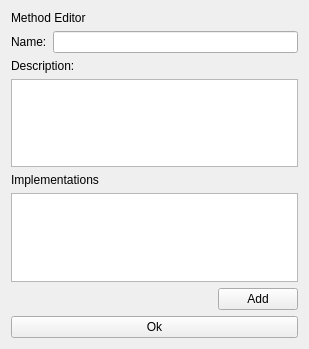
<?xml version="1.0" encoding="UTF-8"?>
<ui version="4.0">
 <class>dbse::SchemaMethodEditor</class>
 <widget class="QWidget" name="dbse::SchemaMethodEditor">
  <property name="geometry">
   <rect>
    <x>0</x>
    <y>0</y>
    <width>309</width>
    <height>349</height>
   </rect>
  </property>
  <property name="windowTitle">
   <string>Form</string>
  </property>
  <layout class="QVBoxLayout" name="verticalLayout_2">
   <item>
    <widget class="QLabel" name="label_9">
     <property name="palette">
      <palette>
       <active>
        <colorrole role="WindowText">
         <brush brushstyle="SolidPattern">
          <color alpha="255">
           <red>0</red>
           <green>0</green>
           <blue>0</blue>
          </color>
         </brush>
        </colorrole>
        <colorrole role="Button">
         <brush brushstyle="SolidPattern">
          <color alpha="255">
           <red>255</red>
           <green>0</green>
           <blue>0</blue>
          </color>
         </brush>
        </colorrole>
        <colorrole role="Light">
         <brush brushstyle="SolidPattern">
          <color alpha="255">
           <red>255</red>
           <green>127</green>
           <blue>127</blue>
          </color>
         </brush>
        </colorrole>
        <colorrole role="Midlight">
         <brush brushstyle="SolidPattern">
          <color alpha="255">
           <red>255</red>
           <green>63</green>
           <blue>63</blue>
          </color>
         </brush>
        </colorrole>
        <colorrole role="Dark">
         <brush brushstyle="SolidPattern">
          <color alpha="255">
           <red>127</red>
           <green>0</green>
           <blue>0</blue>
          </color>
         </brush>
        </colorrole>
        <colorrole role="Mid">
         <brush brushstyle="SolidPattern">
          <color alpha="255">
           <red>170</red>
           <green>0</green>
           <blue>0</blue>
          </color>
         </brush>
        </colorrole>
        <colorrole role="Text">
         <brush brushstyle="SolidPattern">
          <color alpha="255">
           <red>0</red>
           <green>0</green>
           <blue>0</blue>
          </color>
         </brush>
        </colorrole>
        <colorrole role="BrightText">
         <brush brushstyle="SolidPattern">
          <color alpha="255">
           <red>255</red>
           <green>255</green>
           <blue>255</blue>
          </color>
         </brush>
        </colorrole>
        <colorrole role="ButtonText">
         <brush brushstyle="SolidPattern">
          <color alpha="255">
           <red>0</red>
           <green>0</green>
           <blue>0</blue>
          </color>
         </brush>
        </colorrole>
        <colorrole role="Base">
         <brush brushstyle="SolidPattern">
          <color alpha="255">
           <red>255</red>
           <green>255</green>
           <blue>255</blue>
          </color>
         </brush>
        </colorrole>
        <colorrole role="Window">
         <brush brushstyle="SolidPattern">
          <color alpha="255">
           <red>255</red>
           <green>0</green>
           <blue>0</blue>
          </color>
         </brush>
        </colorrole>
        <colorrole role="Shadow">
         <brush brushstyle="SolidPattern">
          <color alpha="255">
           <red>0</red>
           <green>0</green>
           <blue>0</blue>
          </color>
         </brush>
        </colorrole>
        <colorrole role="AlternateBase">
         <brush brushstyle="SolidPattern">
          <color alpha="255">
           <red>255</red>
           <green>127</green>
           <blue>127</blue>
          </color>
         </brush>
        </colorrole>
        <colorrole role="ToolTipBase">
         <brush brushstyle="SolidPattern">
          <color alpha="255">
           <red>255</red>
           <green>255</green>
           <blue>220</blue>
          </color>
         </brush>
        </colorrole>
        <colorrole role="ToolTipText">
         <brush brushstyle="SolidPattern">
          <color alpha="255">
           <red>0</red>
           <green>0</green>
           <blue>0</blue>
          </color>
         </brush>
        </colorrole>
       </active>
       <inactive>
        <colorrole role="WindowText">
         <brush brushstyle="SolidPattern">
          <color alpha="255">
           <red>0</red>
           <green>0</green>
           <blue>0</blue>
          </color>
         </brush>
        </colorrole>
        <colorrole role="Button">
         <brush brushstyle="SolidPattern">
          <color alpha="255">
           <red>255</red>
           <green>0</green>
           <blue>0</blue>
          </color>
         </brush>
        </colorrole>
        <colorrole role="Light">
         <brush brushstyle="SolidPattern">
          <color alpha="255">
           <red>255</red>
           <green>127</green>
           <blue>127</blue>
          </color>
         </brush>
        </colorrole>
        <colorrole role="Midlight">
         <brush brushstyle="SolidPattern">
          <color alpha="255">
           <red>255</red>
           <green>63</green>
           <blue>63</blue>
          </color>
         </brush>
        </colorrole>
        <colorrole role="Dark">
         <brush brushstyle="SolidPattern">
          <color alpha="255">
           <red>127</red>
           <green>0</green>
           <blue>0</blue>
          </color>
         </brush>
        </colorrole>
        <colorrole role="Mid">
         <brush brushstyle="SolidPattern">
          <color alpha="255">
           <red>170</red>
           <green>0</green>
           <blue>0</blue>
          </color>
         </brush>
        </colorrole>
        <colorrole role="Text">
         <brush brushstyle="SolidPattern">
          <color alpha="255">
           <red>0</red>
           <green>0</green>
           <blue>0</blue>
          </color>
         </brush>
        </colorrole>
        <colorrole role="BrightText">
         <brush brushstyle="SolidPattern">
          <color alpha="255">
           <red>255</red>
           <green>255</green>
           <blue>255</blue>
          </color>
         </brush>
        </colorrole>
        <colorrole role="ButtonText">
         <brush brushstyle="SolidPattern">
          <color alpha="255">
           <red>0</red>
           <green>0</green>
           <blue>0</blue>
          </color>
         </brush>
        </colorrole>
        <colorrole role="Base">
         <brush brushstyle="SolidPattern">
          <color alpha="255">
           <red>255</red>
           <green>255</green>
           <blue>255</blue>
          </color>
         </brush>
        </colorrole>
        <colorrole role="Window">
         <brush brushstyle="SolidPattern">
          <color alpha="255">
           <red>255</red>
           <green>0</green>
           <blue>0</blue>
          </color>
         </brush>
        </colorrole>
        <colorrole role="Shadow">
         <brush brushstyle="SolidPattern">
          <color alpha="255">
           <red>0</red>
           <green>0</green>
           <blue>0</blue>
          </color>
         </brush>
        </colorrole>
        <colorrole role="AlternateBase">
         <brush brushstyle="SolidPattern">
          <color alpha="255">
           <red>255</red>
           <green>127</green>
           <blue>127</blue>
          </color>
         </brush>
        </colorrole>
        <colorrole role="ToolTipBase">
         <brush brushstyle="SolidPattern">
          <color alpha="255">
           <red>255</red>
           <green>255</green>
           <blue>220</blue>
          </color>
         </brush>
        </colorrole>
        <colorrole role="ToolTipText">
         <brush brushstyle="SolidPattern">
          <color alpha="255">
           <red>0</red>
           <green>0</green>
           <blue>0</blue>
          </color>
         </brush>
        </colorrole>
       </inactive>
       <disabled>
        <colorrole role="WindowText">
         <brush brushstyle="SolidPattern">
          <color alpha="255">
           <red>127</red>
           <green>0</green>
           <blue>0</blue>
          </color>
         </brush>
        </colorrole>
        <colorrole role="Button">
         <brush brushstyle="SolidPattern">
          <color alpha="255">
           <red>255</red>
           <green>0</green>
           <blue>0</blue>
          </color>
         </brush>
        </colorrole>
        <colorrole role="Light">
         <brush brushstyle="SolidPattern">
          <color alpha="255">
           <red>255</red>
           <green>127</green>
           <blue>127</blue>
          </color>
         </brush>
        </colorrole>
        <colorrole role="Midlight">
         <brush brushstyle="SolidPattern">
          <color alpha="255">
           <red>255</red>
           <green>63</green>
           <blue>63</blue>
          </color>
         </brush>
        </colorrole>
        <colorrole role="Dark">
         <brush brushstyle="SolidPattern">
          <color alpha="255">
           <red>127</red>
           <green>0</green>
           <blue>0</blue>
          </color>
         </brush>
        </colorrole>
        <colorrole role="Mid">
         <brush brushstyle="SolidPattern">
          <color alpha="255">
           <red>170</red>
           <green>0</green>
           <blue>0</blue>
          </color>
         </brush>
        </colorrole>
        <colorrole role="Text">
         <brush brushstyle="SolidPattern">
          <color alpha="255">
           <red>127</red>
           <green>0</green>
           <blue>0</blue>
          </color>
         </brush>
        </colorrole>
        <colorrole role="BrightText">
         <brush brushstyle="SolidPattern">
          <color alpha="255">
           <red>255</red>
           <green>255</green>
           <blue>255</blue>
          </color>
         </brush>
        </colorrole>
        <colorrole role="ButtonText">
         <brush brushstyle="SolidPattern">
          <color alpha="255">
           <red>127</red>
           <green>0</green>
           <blue>0</blue>
          </color>
         </brush>
        </colorrole>
        <colorrole role="Base">
         <brush brushstyle="SolidPattern">
          <color alpha="255">
           <red>255</red>
           <green>0</green>
           <blue>0</blue>
          </color>
         </brush>
        </colorrole>
        <colorrole role="Window">
         <brush brushstyle="SolidPattern">
          <color alpha="255">
           <red>255</red>
           <green>0</green>
           <blue>0</blue>
          </color>
         </brush>
        </colorrole>
        <colorrole role="Shadow">
         <brush brushstyle="SolidPattern">
          <color alpha="255">
           <red>0</red>
           <green>0</green>
           <blue>0</blue>
          </color>
         </brush>
        </colorrole>
        <colorrole role="AlternateBase">
         <brush brushstyle="SolidPattern">
          <color alpha="255">
           <red>255</red>
           <green>0</green>
           <blue>0</blue>
          </color>
         </brush>
        </colorrole>
        <colorrole role="ToolTipBase">
         <brush brushstyle="SolidPattern">
          <color alpha="255">
           <red>255</red>
           <green>255</green>
           <blue>220</blue>
          </color>
         </brush>
        </colorrole>
        <colorrole role="ToolTipText">
         <brush brushstyle="SolidPattern">
          <color alpha="255">
           <red>0</red>
           <green>0</green>
           <blue>0</blue>
          </color>
         </brush>
        </colorrole>
       </disabled>
      </palette>
     </property>
     <property name="text">
      <string>Method Editor</string>
     </property>
    </widget>
   </item>
   <item>
    <layout class="QHBoxLayout" name="horizontalLayout_3">
     <item>
      <widget class="QLabel" name="label">
       <property name="text">
        <string>Name:</string>
       </property>
      </widget>
     </item>
     <item>
      <widget class="QLineEdit" name="MethodName"/>
     </item>
    </layout>
   </item>
   <item>
    <layout class="QVBoxLayout" name="verticalLayout">
     <item>
      <widget class="QLabel" name="label_2">
       <property name="text">
        <string>Description:</string>
       </property>
      </widget>
     </item>
     <item>
      <widget class="QPlainTextEdit" name="DescriptionTextBox"/>
     </item>
    </layout>
   </item>
   <item>
    <widget class="QLabel" name="label_3">
     <property name="text">
      <string>Implementations</string>
     </property>
    </widget>
   </item>
   <item>
    <widget class="QTableView" name="ImplementationsView"/>
   </item>
   <item>
    <layout class="QHBoxLayout" name="horizontalLayout">
     <item>
      <spacer name="horizontalSpacer">
       <property name="orientation">
        <enum>Qt::Horizontal</enum>
       </property>
       <property name="sizeHint" stdset="0">
        <size>
         <width>178</width>
         <height>20</height>
        </size>
       </property>
      </spacer>
     </item>
     <item>
      <widget class="QPushButton" name="AddButton">
       <property name="text">
        <string>Add</string>
       </property>
      </widget>
     </item>
    </layout>
   </item>
   <item>
    <widget class="QPushButton" name="SaveButton">
     <property name="text">
      <string>Ok</string>
     </property>
    </widget>
   </item>
  </layout>
 </widget>
 <resources/>
 <connections/>
</ui>
